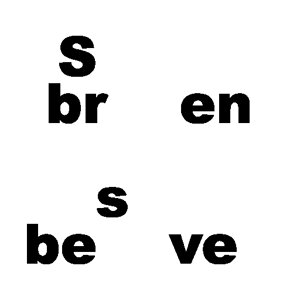
#> input picture Basic Math Operations/inputs/text2.jpg, 300 x 300 px
$ python Assignment_4.py
#> lines starting #> are read from the running program, lines starting #| are printed output that depends on the picture
import cv2


image1= cv2.imread("inputs/text2.jpg",-1)
#> image1 is the input picture: shape (300, 300); min 0, max 255, mean 234
image2= cv2.imread("inputs/text1.jpg",-1)
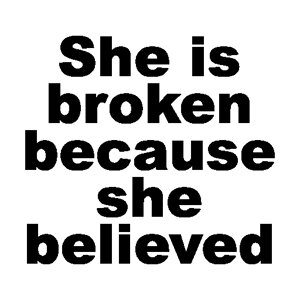
#> input picture Basic Math Operations/inputs/text1.jpg, 300 x 300 px
#> image2 is the input picture: shape (300, 300); min 0, max 255, mean 195.7


#result = image1 -image2
result = cv2.subtract(image1, image2)
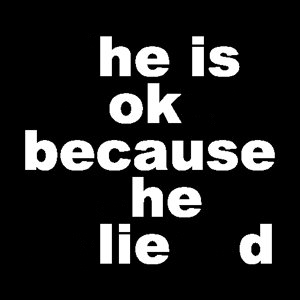
#> result: shape (300, 300); min 0, max 255, mean 38.3
result2 = 255-result
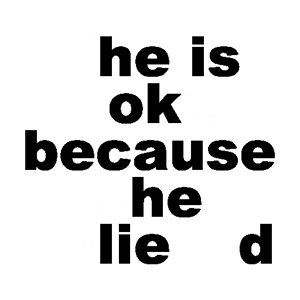
#> result2: shape (300, 300); min 0, max 255, mean 216.7


cv2.imwrite("outputs/text2.jpg", result2)
